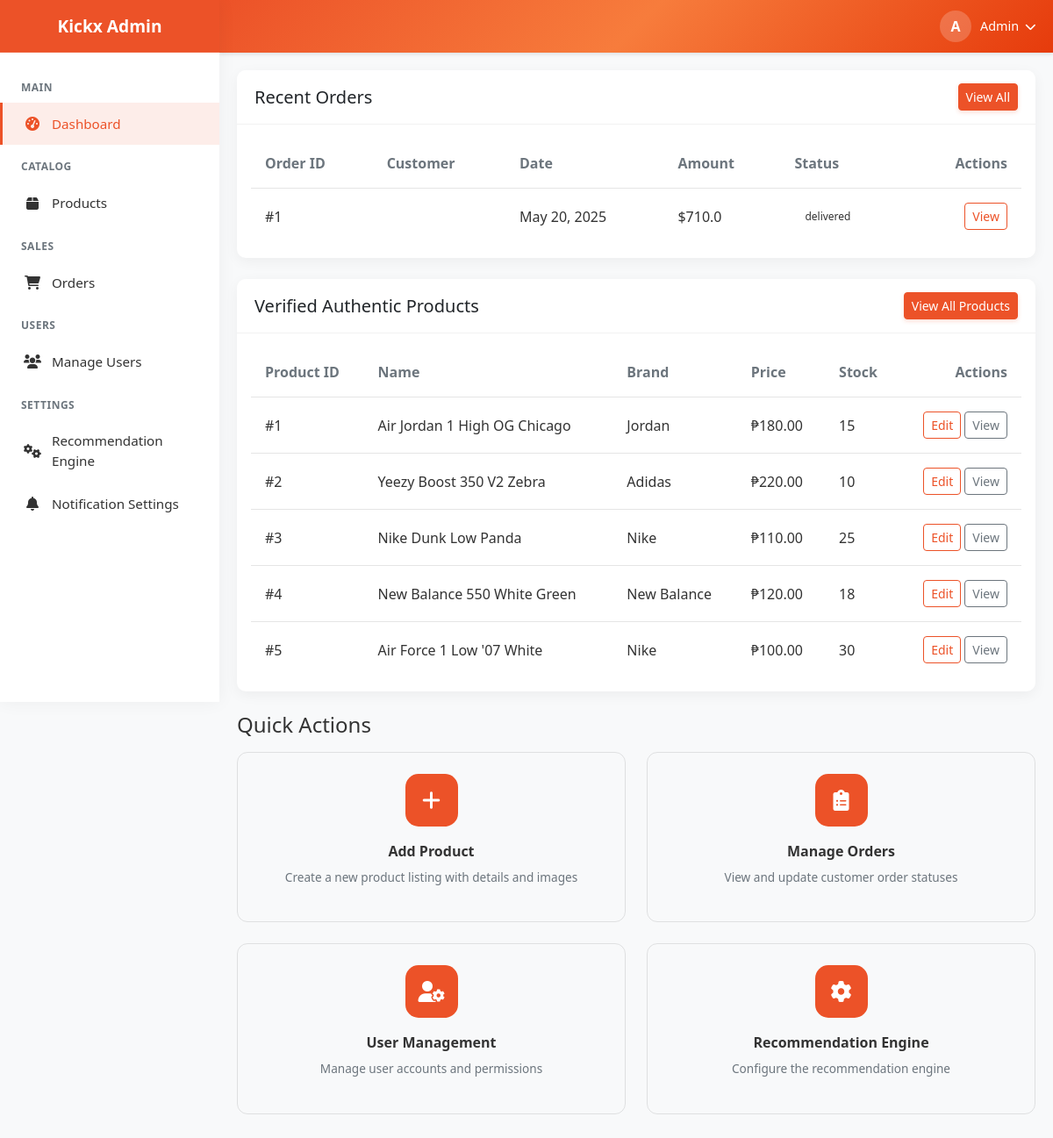
The page /admin (signed in) on the database its author committed.
### kickx_app.py (models this page shows, shortened)
class User(db.Model, UserMixin):
    __tablename__ = 'users'
    id: Mapped[int] = mapped_column(primary_key=True, autoincrement=True)
    username: Mapped[str] = mapped_column(String(64), unique=True, nullable=False)
    email: Mapped[str] = mapped_column(String(120), unique=True, nullable=False)
    password_hash: Mapped[str] = mapped_column(String(128))
    first_name: Mapped[str] = mapped_column(String(64), nullable=True)
    last_name: Mapped[str] = mapped_column(String(64), nullable=True)
    created_at: Mapped[datetime] = mapped_column(default=datetime.utcnow)
    is_active: Mapped[bool] = mapped_column(Boolean, default=True)
    is_admin: Mapped[bool] = mapped_column(Boolean, default=False)
    orders = relationship('Order', back_populates='user', lazy='dynamic')
    reviews = relationship('Review', back_populates='user', lazy='dynamic')
    cart = relationship('Cart', back_populates='user', uselist=False)
    wishlist = relationship('Wishlist', back_populates='user', uselist=False)
    addresses = relationship('Address', back_populates='user', lazy='dynamic')
    notifications = relationship('Notification', back_populates='user', lazy='dynamic')

class Order(db.Model):
    __tablename__ = 'order'
    id: Mapped[int] = mapped_column(primary_key=True, autoincrement=True)
    user_id: Mapped[int] = mapped_column(ForeignKey('users.id'), nullable=False)
    status: Mapped[str] = mapped_column(String(20), default='pending')
    payment_status: Mapped[str] = mapped_column(String(20), default='pending')
    payment_id: Mapped[str] = mapped_column(String(64), nullable=True)
    payment_method: Mapped[str] = mapped_column(String(20), default='paypal')
    total_amount: Mapped[float] = mapped_column(Float, nullable=False)
    shipping_address: Mapped[str] = mapped_column(Text, nullable=False)
    shipping_city: Mapped[str] = mapped_column(String(64), nullable=False)
    shipping_state: Mapped[str] = mapped_column(String(64), nullable=False)
    shipping_zip: Mapped[str] = mapped_column(String(20), nullable=False)
    shipping_country: Mapped[str] = mapped_column(String(64), nullable=False)
    tracking_number: Mapped[str] = mapped_column(String(64), nullable=True)
    shipping_cost: Mapped[float] = mapped_column(Float, default=0.0)
    discount_amount: Mapped[float] = mapped_column(Float, default=0.0)
    processing_date: Mapped[datetime] = mapped_column(DateTime, nullable=True)
    shipping_date: Mapped[datetime] = mapped_column(DateTime, nullable=True)
    delivery_date: Mapped[datetime] = mapped_column(DateTime, nullable=True)
    created_at: Mapped[datetime] = mapped_column(default=datetime.utcnow)
    updated_at: Mapped[datetime] = mapped_column(default=datetime.utcnow, onupdate=datetime.utcnow)
    user = relationship('User', back_populates='orders')
    items = relationship('OrderItem', back_populates='order', lazy='dynamic', cascade='all, delete-orphan')

class Product(db.Model):
    __tablename__ = 'product'
    id: Mapped[int] = mapped_column(primary_key=True, autoincrement=True)
    name: Mapped[str] = mapped_column(String(100), nullable=False)
    slug: Mapped[str] = mapped_column(String(120), unique=True, nullable=False)
    description: Mapped[str] = mapped_column(Text, nullable=True)
    price: Mapped[float] = mapped_column(Float, nullable=False)
    discount_price: Mapped[float] = mapped_column(Float, nullable=True)
    stock: Mapped[int] = mapped_column(Integer, default=0)
    image_url: Mapped[str] = mapped_column(String(255), nullable=True)
    release_date: Mapped[datetime] = mapped_column(DateTime, nullable=True)
    created_at: Mapped[datetime] = mapped_column(default=datetime.utcnow)
    updated_at: Mapped[datetime] = mapped_column(default=datetime.utcnow, onupdate=datetime.utcnow)
    featured: Mapped[bool] = mapped_column(Boolean, default=False)
    views: Mapped[int] = mapped_column(Integer, default=0)
    color: Mapped[str] = mapped_column(String(20), nullable=True)
    style_code: Mapped[str] = mapped_column(String(20), nullable=True)
    category_id: Mapped[int] = mapped_column(ForeignKey('category.id'), nullable=True)
    brand_id: Mapped[int] = mapped_column(ForeignKey('brand.id'), nullable=True)
    is_verified: Mapped[bool] = mapped_column(Boolean, default=False)
    category = relationship('Category', back_populates='products')
    brand = relationship('Brand', back_populates='products')
    product_sizes = relationship('ProductSize', back_populates='product', lazy='dynamic', cascade='all, delete-orphan')
    order_items = relationship('OrderItem', back_populates='product_info', lazy='dynamic')
    cart_items = relationship('CartItem', back_populates='product', lazy='dynamic')
    wishlist_items = relationship('WishlistItem', back_populates='product', lazy='dynamic')
    reviews = relationship('Review', back_populates='product', lazy='dynamic', cascade='all, delete-orphan')

class Brand(db.Model):
    __tablename__ = 'brand'
    id: Mapped[int] = mapped_column(primary_key=True, autoincrement=True)
    name: Mapped[str] = mapped_column(String(64), unique=True, nullable=False)
    slug: Mapped[str] = mapped_column(String(64), unique=True, nullable=False)
    description: Mapped[str] = mapped_column(Text, nullable=True)
    logo_url: Mapped[str] = mapped_column(String(255), nullable=True)
    created_at: Mapped[datetime] = mapped_column(default=datetime.utcnow)
    products = relationship('Product', back_populates='brand', lazy='dynamic')

### kickx_app.py (the view)
@app.route('/admin')
@login_required
def admin_dashboard():
    if not current_user.is_admin:
        flash('You do not have permission to access the admin dashboard.', 'danger')
        return redirect(url_for('index'))
    total_users = User.query.count()
    total_products = Product.query.count()
    total_orders = Order.query.count()
    revenue = db.session.query(func.sum(OrderItem.price * OrderItem.quantity)).scalar() or 0
    recent_orders = Order.query.order_by(Order.created_at.desc()).limit(5).all()
    low_stock_products = Product.query.filter(Product.stock < 10).limit(5).all()
    verified_products = Product.query.filter_by(is_verified=True).limit(5).all()
    recent_users = User.query.order_by(User.created_at.desc()).limit(5).all()
    return render_template('admin/dashboard.html',
                          total_users=total_users,
                          total_products=total_products,
                          total_orders=total_orders,
                          revenue=revenue,
                          recent_orders=recent_orders,
                          low_stock_products=low_stock_products,
                          verified_products=verified_products,
                          recent_users=recent_users)

### templates/admin/dashboard.html (shortened to what this page needs)
{% extends "admin/layout.html" %}
{% block content %}
<div class="card mb-4">
    <div class="card-header d-flex justify-content-between align-items-center">
        <h5 class="mb-0">Recent Orders</h5>
        <a href="{{ url_for('admin_orders') }}" class="btn btn-sm btn-primary">View All</a>
    </div>
    <div class="card-body">
        {% if recent_orders %}
        <div class="table-responsive">
            <table class="admin-table">
                <thead>
                    <tr>
                        <th>Order ID</th>
                        <th>Customer</th>
                            <th>Date</th>
                            <th>Amount</th>
                        <th>Status</th>
                        <th>Actions</th>
                    </tr>
                </thead>
                <tbody>
                    {% for order in recent_orders %}
                    <tr>
                        <td>#{{ order.id }}</td>
                            <td>{{ order.user.full_name }}</td>
                            <td>{{ order.created_at.strftime('%b %d, %Y') }}</td>
                            <td>${{ order.total_amount }}</td>
                            <td>
                                <span class="status-badge {{ order.status.lower() }}">
                                {{ order.status }}
                            </span>
                        </td>
                            <td>
                                <a href="{{ url_for('admin_order_detail', order_id=order.id) }}" class="btn btn-sm btn-outline-primary">View</a>
                        </td>
                    </tr>
                    {% endfor %}
                </tbody>
            </table>
            </div>
        {% else %}
            <div class="empty-state">
                <i class="fas fa-shopping-bag"></i>
                <p>No orders found</p>
                <a href="{{ url_for('admin_orders') }}" class="btn btn-primary">View All Orders</a>
            </div>
        {% endif %}
    </div>
    </div>
<div class="card mb-4">
    <div class="card-header d-flex justify-content-between align-items-center">
        <h5 class="mb-0">Verified Authentic Products</h5>
        <a href="{{ url_for('admin_products') }}" class="btn btn-sm btn-primary">View All Products</a>
    </div>
    <div class="card-body">
        {% if verified_products %}
        <div class="table-responsive">
            <table class="admin-table">
                <thead>
                    <tr>
                        <th>Product ID</th>
                        <th>Name</th>
                        <th>Brand</th>
                        <th>Price</th>
                        <th>Stock</th>
                        <th>Actions</th>
                    </tr>
                </thead>
                <tbody>
                    {% for product in verified_products %}
                    <tr>
                        <td>#{{ product.id }}</td>
                        <td>{{ product.name }}</td>
                        <td>{{ product.brand.name if product.brand else 'N/A' }}</td>
                        <td>₱{{ "%.2f"|format(product.price) }}</td>
                        <td>{{ product.stock }}</td>
                        <td>
                            <a href="{{ url_for('admin_edit_product', product_id=product.id) }}" class="btn btn-sm btn-outline-primary">Edit</a>
                            <a href="{{ url_for('product_detail', slug=product.slug) }}" class="btn btn-sm btn-outline-secondary">View</a>
                        </td>
                    </tr>
                    {% endfor %}
                </tbody>
            </table>
        </div>
        {% else %}
            <div class="empty-state">
                <i class="fas fa-check-circle text-success"></i>
                <p>No verified products yet</p>
                <a href="{{ url_for('admin_add_product') }}" class="btn btn-primary">Add Verified Product</a>
            </div>
        {% endif %}
    </div>
</div>
<h4 class="mb-3">Quick Actions</h4>
<div class="actions-container">
    <a href="{{ url_for('admin_add_product') }}" class="action-card">
        <div class="action-icon">
            <i class="fas fa-plus"></i>
        </div>
        <div class="action-title">Add Product</div>
        <div class="action-description">Create a new product listing with details and images</div>
    </a>
    <a href="{{ url_for('admin_orders') }}" class="action-card">
        <div class="action-icon">
            <i class="fas fa-clipboard-list"></i>
        </div>
        <div class="action-title">Manage Orders</div>
        <div class="action-description">View and update customer order statuses</div>
    </a>
    <a href="{{ url_for('admin_users') }}" class="action-card">
        <div class="action-icon">
            <i class="fas fa-user-cog"></i>
        </div>
        <div class="action-title">User Management</div>
        <div class="action-description">Manage user accounts and permissions</div>
    </a>
    <a href="{{ url_for('admin_recommendation_engine') }}" class="action-card">
        <div class="action-icon">
            <i class="fas fa-cog"></i>
        </div>
        <div class="action-title">Recommendation Engine</div>
        <div class="action-description">Configure the recommendation engine</div>
    </a>
</div>
{% endblock %}

### templates/admin/layout.html (shortened to what this page needs)
<!DOCTYPE html>
<html lang="en">
<head>
    <link rel="stylesheet" href="https://cdnjs.cloudflare.com/ajax/libs/font-awesome/6.0.0/css/all.min.css">
    {{ bootstrap.load_css() }}
</head>
<body>
    <div class="admin-sidebar" id="sidebar">
        <div class="sidebar-header d-flex align-items-center justify-content-center">
            <h1 class="brand-name text-center">Kickx Admin</h1>
        </div>
        <ul class="sidebar-menu">
            <li class="menu-title">MAIN</li>
            <a href="{{ url_for('admin_dashboard') }}" class="menu-item {% if request.endpoint == 'admin_dashboard' %}active{% endif %}">
                <i class="fas fa-tachometer-alt"></i> Dashboard
            </a>
            <li class="menu-title">CATALOG</li>
            <a href="{{ url_for('admin_products') }}" class="menu-item {% if 'admin_products' in request.endpoint %}active{% endif %}">
                <i class="fas fa-box"></i> Products
            </a>
            <li class="menu-title">SALES</li>
            <a href="{{ url_for('admin_orders') }}" class="menu-item {% if 'admin_orders' in request.endpoint %}active{% endif %}">
                <i class="fas fa-shopping-cart"></i> Orders
            </a>
            <li class="menu-title">USERS</li>
            <a href="{{ url_for('admin_users') }}" class="menu-item {% if 'admin_users' in request.endpoint %}active{% endif %}">
                <i class="fas fa-users"></i> Manage Users
            </a>
            <li class="menu-title">SETTINGS</li>
            <a href="{{ url_for('admin_recommendation_engine') }}" class="menu-item {% if request.endpoint == 'admin_recommendation_engine'%}active{% endif %}">
                <i class="fas fa-cogs"></i> Recommendation Engine
            </a>
            <a href="{{ url_for('admin_notification_settings') }}" class="menu-item {% if request.endpoint == 'admin_notification_settings'%}active{% endif %}">
                <i class="fas fa-bell"></i> Notification Settings
            </a>
        </ul>
    </div>
    <div class="admin-topbar">
        <div class="user-dropdown">
            <div class="admin-avatar">
                {{ current_user.first_name[0] }}
            </div>
            <div class="admin-name">
                {{ current_user.first_name }} <i class="fas fa-chevron-down ms-1" style="font-size: 0.8rem;"></i>
            </div>
        </div>
    </div>
    <div class="admin-content">
        <div class="content-wrapper mx-auto" style="max-width: 1400px;">
            {% block content %}{% endblock %}
        </div>
    </div>
</body>
</html>

### rows shown on the page
User: first_name "A", first_name "Admin"
Order: id "1", created_at "May 20, 2025", total_amount "710.0", status "delivered"
Product: id "1", name "Air Jordan 1 High OG Chicago", brand "Jordan", price "180.00", stock "15"
Product: id "2", name "Yeezy Boost 350 V2 Zebra", brand "Adidas", price "220.00", stock "10"
Product: id "3", name "Nike Dunk Low Panda", brand "Nike", price "110.00", stock "25"
Product: id "4", name "New Balance 550 White Green", brand "New Balance", price "120.00", stock "18"
Product: id "5", name "Air Force 1 Low '07 White", brand "Nike", price "100.00", stock "30"
